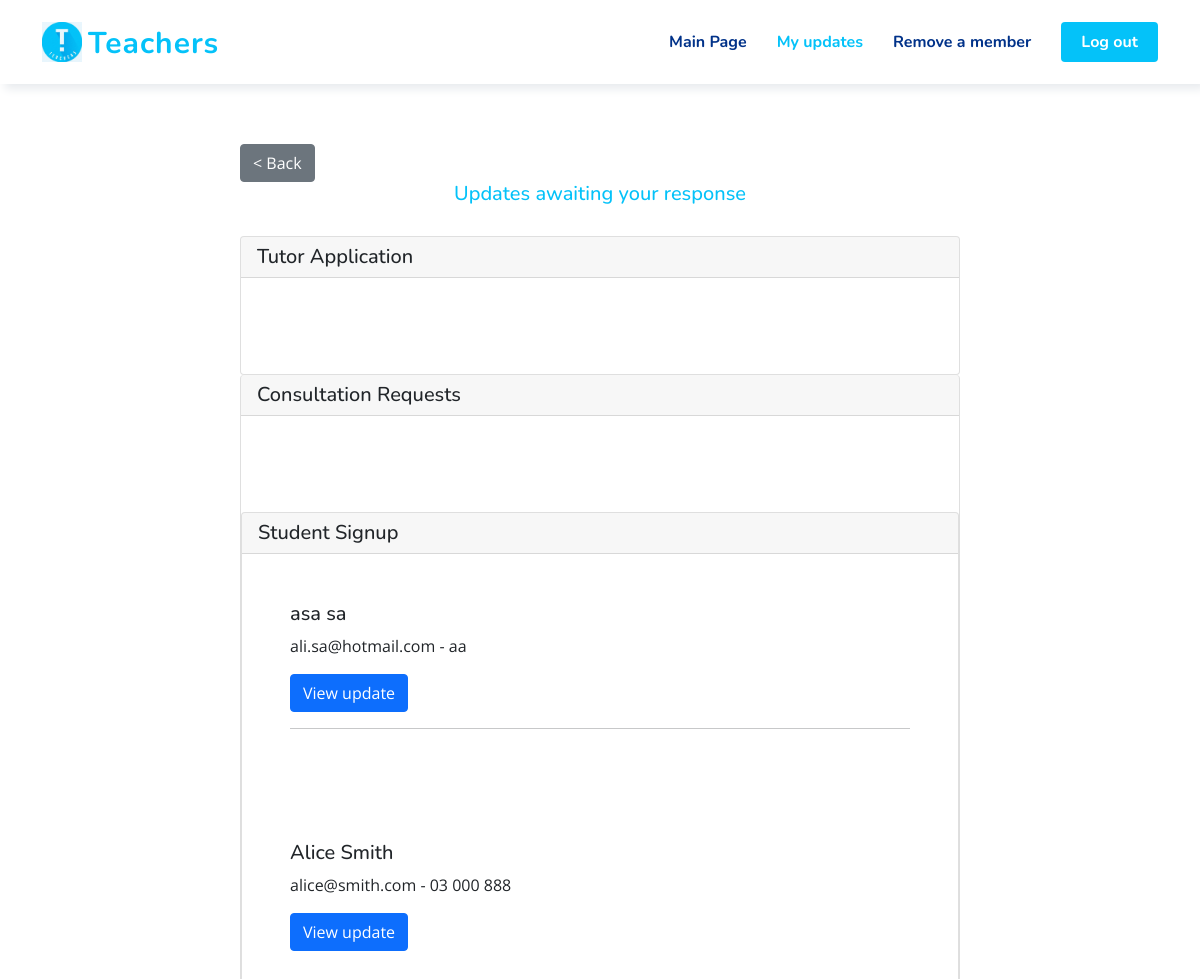
Page /admin_updates.php (upper part) on the earlier database version.
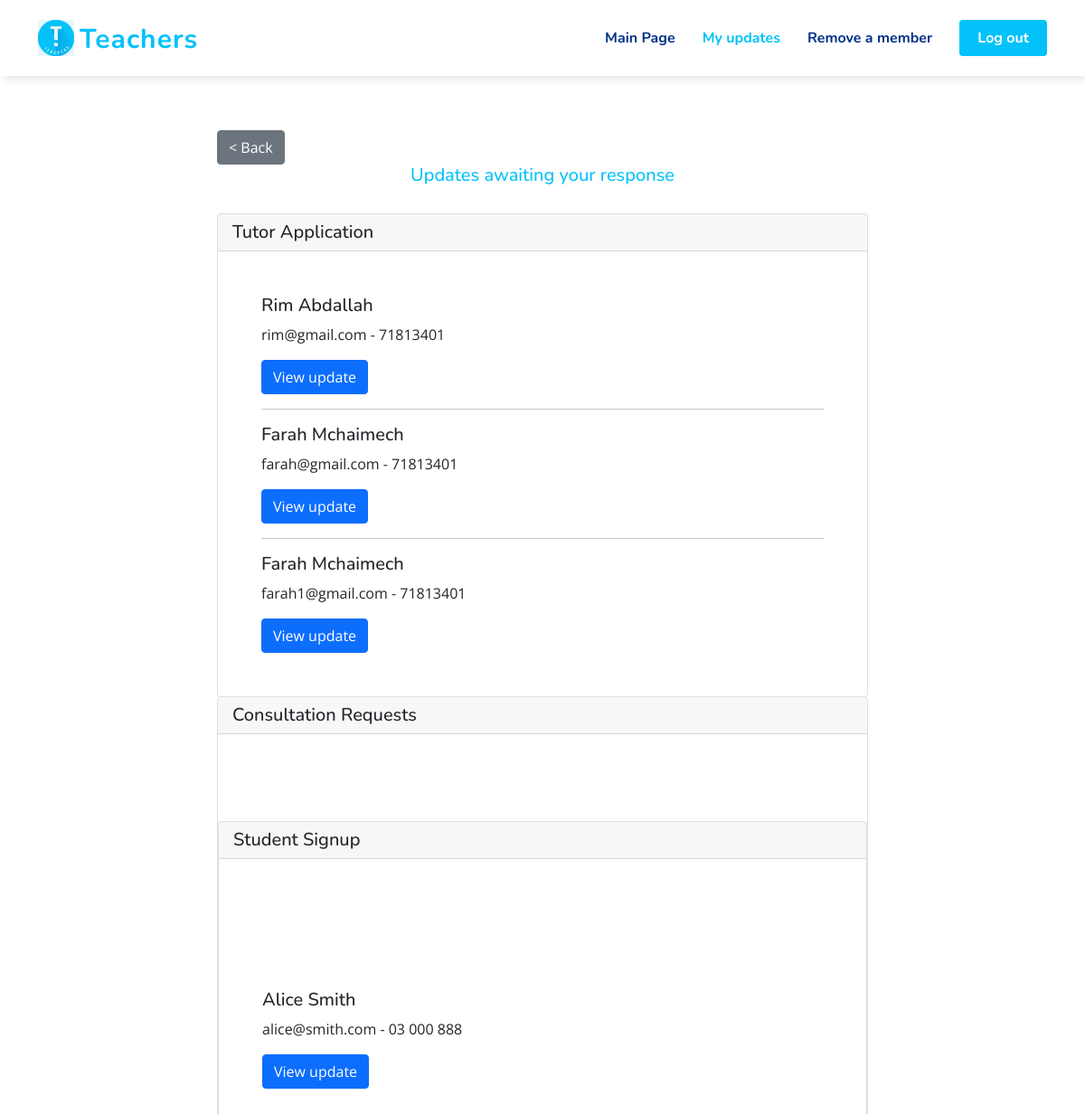
Same page on the later database version.
### tables this page shows
CREATE TABLE `pending_students` (
  `temp_student_id` int(11) NOT NULL,
  `first_name` varchar(250) NOT NULL,
  `last_name` varchar(250) NOT NULL,
  `phone_number` varchar(250) NOT NULL,
  `email` varchar(250) NOT NULL,
  `password` varchar(255) NOT NULL,
  `education_level_student` varchar(250) NOT NULL,
  `course` varchar(250) NOT NULL,
  `preferred_tutor` int(11) NOT NULL,
  `starting_date` date NOT NULL,
  `days_of_sessions` varchar(250) NOT NULL,
  `price` int(11) NOT NULL
);

CREATE TABLE `pending_tutors` (
  `temp_user_id` int(11) NOT NULL,
  `first_name` varchar(250) NOT NULL,
  `last_name` varchar(250) NOT NULL,
  `email` varchar(250) NOT NULL,
  `password` varchar(250) NOT NULL,
  `year_born` int(11) NOT NULL,
  `gender` varchar(250) NOT NULL,
  `phone_number` varchar(250) NOT NULL,
  `city` varchar(250) NOT NULL,
  `education_level_tutor` varchar(250) NOT NULL,
  `educational_institution_name` varchar(250) NOT NULL,
  `field` varchar(250) NOT NULL,
  `years_of_experience` int(11) NOT NULL,
  `course_1` varchar(250) NOT NULL,
  `course_level_1` varchar(250) NOT NULL,
  `course_2` varchar(250) NOT NULL,
  `course_level_2` varchar(250) NOT NULL,
  `course_3` varchar(250) NOT NULL,
  `course_level_3` varchar(250) NOT NULL,
  `course_4` varchar(250) NOT NULL,
  `course_level_4` varchar(250) NOT NULL,
  `cv` varchar(250) NOT NULL,
  `image` varchar(250) NOT NULL,
  `description` varchar(250) NOT NULL
);

### admin_updates.php (the view, shortened to what this page needs)
<?php
include("connection.php");
?>
<!DOCTYPE html>
<html lang="en">
<head>
    <link href="./vendor/bootstrap/css/bootstrap.min.css" rel="stylesheet">
    <link href="./vendor/bootstrap-icons/bootstrap-icons.css" rel="stylesheet">
    <link href="./vendor/aos/aos.css" rel="stylesheet">
    <link href="./vendor/remixicon/remixicon.css" rel="stylesheet">
    <link href="./vendor/swiper/swiper-bundle.min.css" rel="stylesheet">
    <link href="./vendor/glightbox/css/glightbox.min.css" rel="stylesheet">
    <link href="./css/style.css" rel="stylesheet">
    <link href="./css/style2.css" rel="stylesheet">
</head>
<body>
    <header id="header" class="header fixed-top header-form">
        <div class="container-fluid container-xl d-flex align-items-center justify-content-between">
            <a href="index.html" class="logo d-flex align-items-center">
                <img src="./img/logo.png" alt="">
                <span>Teachers</span>
            </a>
            <nav id="navbar" class="navbar">
                <ul>
                <li><a class="nav-link scrollto " href="admin_page.html">Main Page</a></li>
                    <li><a class="nav-link scrollto active" href="admin_updates.php">My updates</a></li>
                    <li><a class="nav-link scrollto" href="admin_page.html">Remove a member</a></li>
                    <li><a class="getstarted scrollto" href="logout.php">Log out</a></li>
                </ul>
            </nav>
        </div>
    </header>
    <br><br><br><br><br><br>
    <a href="admin_page.html" class="btn btn-secondary" style="margin: 0 0 0 20vw">&lt Back</a>
    <div class="container">
        <h5 class="flex-msg text-center">Updates awaiting your response</h5>
        <div class="list-group thin-container" id="myList" role="tablist">
            <div class="list-group-item card update-item  tutors-parent">
                <h5 class="card-header">Tutor Application</h5>
               <?php $query_tutors_application = "SELECT temp_user_id ,first_name, last_name,email,phone_number FROM  pending_tutors";
                $stmt = $connection->prepare($query_tutors_application);
                $stmt->execute();
                $results_tutors = $stmt->get_result();
                ?>
                <div class="card-body">
              <?php
                      while($row = $results_tutors->fetch_assoc()){
                    ?>
                  <h5 class="card-title"><?php echo($row["first_name"]." ".$row["last_name"]); ?></h5>
                  <p class="card-text"><?php echo($row["email"]." - ".$row["phone_number"]); ?></p>
                  <a href="admin_application.php?id=<?php echo($row["temp_user_id"]);?>" class="btn btn-primary" data-id=<?php echo($row["temp_user_id"]); ?> >View update</a>
                  <hr>
                  <?php } ?>
                </div>
            </div>
            <div class="list-group-item card update-item">
                <h5 class="card-header">Consultation Requests</h5>
                <div class="card-body">
            </div>
            <div class="list-group-item card update-item">
                <h5 class="card-header">Student Signup</h5>
                <?php $query_student_signup = "SELECT temp_student_id, first_name, last_name, email, phone_number FROM  pending_students";
                $stmt = $connection->prepare($query_student_signup);
                $stmt->execute();
                $results_students = $stmt->get_result();
                ?>
                <div class="card-body">
                  <?php
                    while($row = $results_students->fetch_assoc()){
                  ?>
                  <h5 class="card-title"><?php echo($row["first_name"]." ".$row["last_name"]); ?></h5>
                  <p class="card-text"><?php echo($row["email"]." - ".$row["phone_number"]); ?></p>
                  <a href="admin_signup.php?id=<?php echo($row["temp_student_id"]);?>" class="btn btn-primary" data-id=<?php echo($row["temp_student_id"]); ?> >View update</a>
                  <hr>
                  <?php } ?>
                    </div>
                <div class="card-body">
                  <h5 class="card-title">Alice Smith</h5>
                  <p class="card-text">alice@smith.com - 03 000 888</p>
                  <a href="admin_signup.php" class="btn btn-primary">View update</a>
                </div>
            </div>
        </div>
    </div>
    <br><br><br><br><br><br>
</body>
</html>

Differences in the rows shown:
removed pending_students: first_name "asa", last_name "sa", email "ali.sa@hotmail.com", phone_number "aa"
added pending_tutors: first_name "Rim", last_name "Abdallah", email "rim@gmail.com", phone_number "71813401"
added pending_tutors: first_name "Farah", last_name "Mchaimech", email "farah@gmail.com", phone_number "71813401"
added pending_tutors: first_name "Farah", last_name "Mchaimech", email "farah1@gmail.com", phone_number "71813401"
